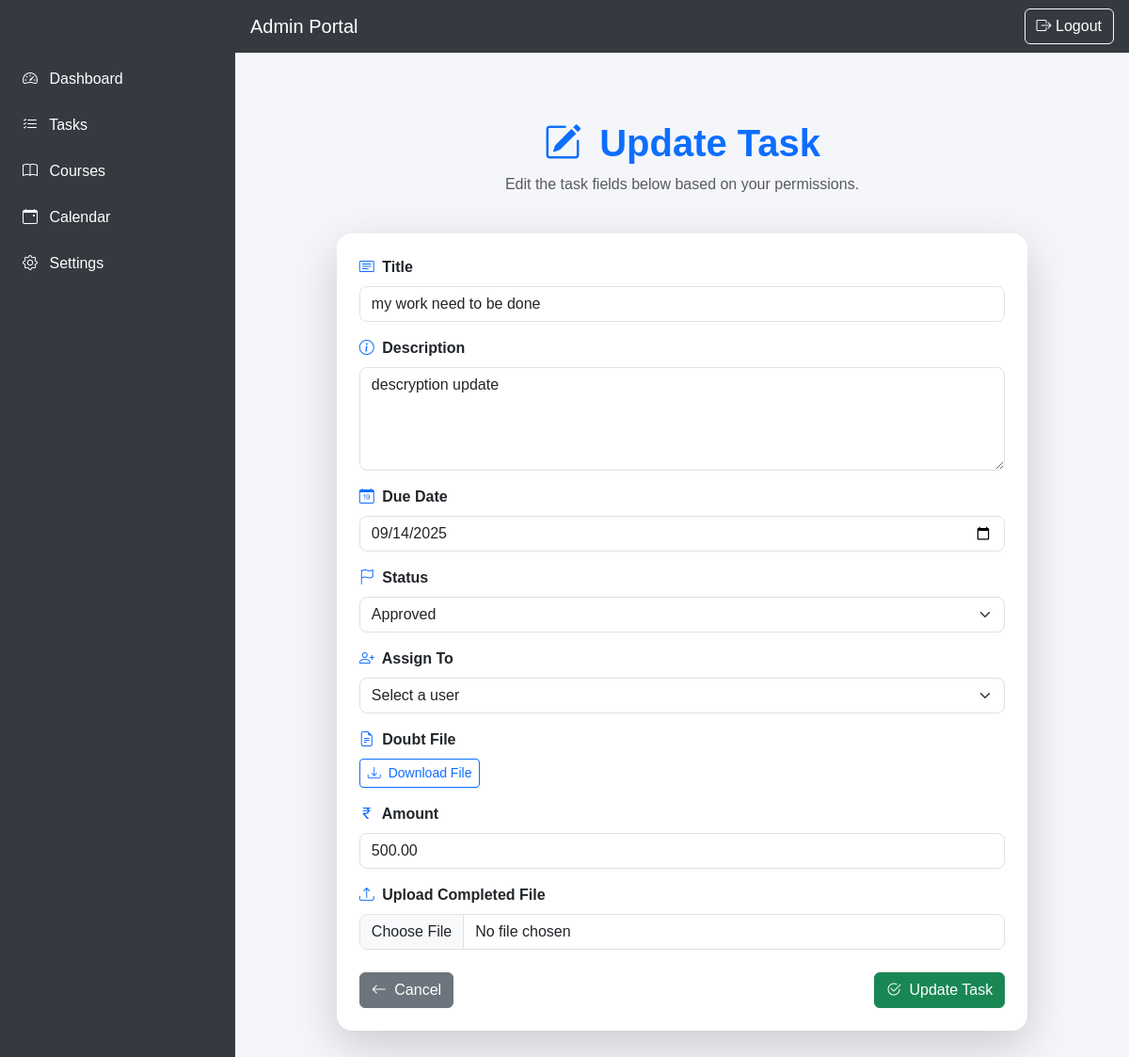
Page /tasks/20/update/ (signed in) on the committed database.
### assignments/models.py (models this page shows, shortened)
class Task(models.Model):
    STATUS_CHOICES = (
        ("pending", "Pending"),
        ("approved", "Approved"),
        ("rejected", "Rejected"),
    )
    title = models.CharField(max_length=255)
    description = models.TextField(blank=True, null=True)
    due_date = models.DateField()
    status = models.CharField(
        max_length=20,
        choices=STATUS_CHOICES,
        default="pending"
    )
    amount = models.DecimalField(max_digits=8, decimal_places=2, default=0.00)  # total cos
    is_deleted = models.BooleanField(default=False)
    is_paid = models.BooleanField(default=False)
    assigned_to = models.ForeignKey(
        settings.AUTH_USER_MODEL,
        on_delete=models.SET_NULL,
        related_name="tasks",
        null=True,
        blank=True
    )
    file = models.FileField(
        upload_to=task_file_upload_path,
        storage=protected_storage,
        validators=[validate_file_extension, validate_file_size],
        blank=True,
        null=True
    )
    completed_file = models.FileField(
        upload_to=task_file_upload_path,
        storage=protected_storage,
        validators=[validate_file_extension, validate_file_size],
        blank=True,
        null=True
    )
    created_by = models.ForeignKey(
        settings.AUTH_USER_MODEL,
        on_delete=models.CASCADE,
        related_name="created_tasks"
    )
    created_at = models.DateTimeField(auto_now_add=True)

### assignments/views.py (the view, shortened to what this page needs)
# urls.py: path('tasks/<int:pk>/update/', views.TaskUpdateView.as_view(), name='task_update'),
class TaskUpdateView(LoginRequiredMixin, UpdateView):
    model = Task
    form_class = TaskUpdateForm
    template_name = 'assignments/task_form.html'
    success_url = '/tasks/'
    def get_form_kwargs(self):
        kwargs = super().get_form_kwargs()
        kwargs['user'] = self.request.user  # Pass user to the form
        return kwargs
    def get_queryset(self):
        user = self.request.user
        if user.is_superuser or getattr(user, 'role', '') == 'admin':
            return Task.objects.filter(is_deleted=False)
        return Task.objects.filter(created_by=user, is_deleted=False) | Task.objects.filter(assigned_to=user, is_deleted=False)

### accounts/models.py (called while the page is built)
    def __str__(self):
        return f"{self.username} ({self.role})"

### assignments/templates/assignments/task_form.html (shortened to what this page needs)
{% extends 'accounts/base.html' %}
{% load static %}
{% load widget_tweaks %}
{% block content %}
<div class="container py-5">
  <div class="row mb-4">
    <div class="col-lg-8 mx-auto text-center">
      <h1 class="fw-bold text-primary mb-2">
        <i class="bi bi-pencil-square me-2"></i> Update Task
      </h1>
      <p class="text-muted">Edit the task fields below based on your permissions.</p>
    </div>
  </div>
  <div class="row justify-content-center">
    <div class="col-lg-10">
      <div class="card shadow-lg border-0 rounded-4 overflow-hidden">
        <div class="card-body p-4">
          <form method="post" enctype="multipart/form-data" novalidate>
            <div class="mb-3">
              <label class="form-label fw-semibold">
                <i class="bi bi-card-text me-1 text-primary"></i> Title
              </label>
              {% if user.is_superuser or user.role == "admin" %}
                {% render_field form.title class="form-control" placeholder="Enter task title" %}
              {% else %}
                <input type="text" class="form-control" value="{{ task.title }}" disabled>
              {% endif %}
            </div>
            <div class="mb-3">
              <label class="form-label fw-semibold">
                <i class="bi bi-info-circle me-1 text-primary"></i> Description
              </label>
              {% render_field form.description class="form-control" rows="4" placeholder="Enter task description" %}
            </div>
            <div class="mb-3">
              <label class="form-label fw-semibold">
                <i class="bi bi-calendar-date me-1 text-primary"></i> Due Date
              </label>
              {% if user.is_superuser or user.role == "admin" %}
                {% render_field form.due_date class="form-control" %}
              {% else %}
                <input type="text" class="form-control" value="{{ task.due_date|date:'Y-m-d' }}" disabled>
              {% endif %}
            </div>
            {% if user.is_superuser or user.role == "admin" %}
              <div class="mb-3">
                <label class="form-label fw-semibold">
                  <i class="bi bi-flag me-1 text-primary"></i> Status
                </label>
                {% render_field form.status class="form-select" %}
              </div>
              <div class="mb-3">
                <label class="form-label fw-semibold">
                  <i class="bi bi-person-plus me-1 text-primary"></i> Assign To
                </label>
                {% render_field form.assigned_to class="form-select" %}
              </div>
              {% if task.file %}
              <div class="mb-3">
                <label class="form-label fw-semibold">
                  <i class="bi bi-file-earmark-text me-1 text-primary"></i> Doubt File
                </label>
                <div>
                  <a href="{% url 'task_file_download' task.pk %}" class="btn btn-outline-primary btn-sm" target="_blank">
                    <i class="bi bi-download me-1"></i> Download File
                  </a>
                </div>
              </div>
              {% endif %}
              <div class="mb-3">
                <label class="form-label fw-semibold">
                  <i class="bi bi-currency-rupee me-1 text-primary"></i> Amount
                </label>
                {% render_field form.amount class="form-control" %}
              </div>
              <div class="mb-3">
                <label class="form-label fw-semibold">
                  <i class="bi bi-upload me-1 text-primary"></i> Upload Completed File
                </label>
                {% render_field form.completed_file class="form-control" %}
              </div>
            {% endif %}
            <div class="d-flex justify-content-between mt-4">
              <a href="{% url 'task_detail' task.pk %}" class="btn btn-secondary">
                <i class="bi bi-arrow-left me-1"></i> Cancel
              </a>
              <button type="submit" class="btn btn-success">
                <i class="bi bi-check2-circle me-1"></i> Update Task
              </button>
            </div>
          </form>
        </div>
      </div>
    </div>
  </div>
</div>
{% endblock %}

### accounts/templates/accounts/base.html (style rules this page uses)
body { font-family: 'Poppins', sans-serif; background-color: #f5f6fa; margin: 0; }

### assignments/templates/assignments/task_form.html (style rules this page uses)
input, select, textarea { border-radius: 0.5rem !important; }

### rows in the picture
Task: title "my work need to be done", description "descryption update", due_date "09/14/2025", status "Approved", assigned_to "Select a user", amount "500.00"
